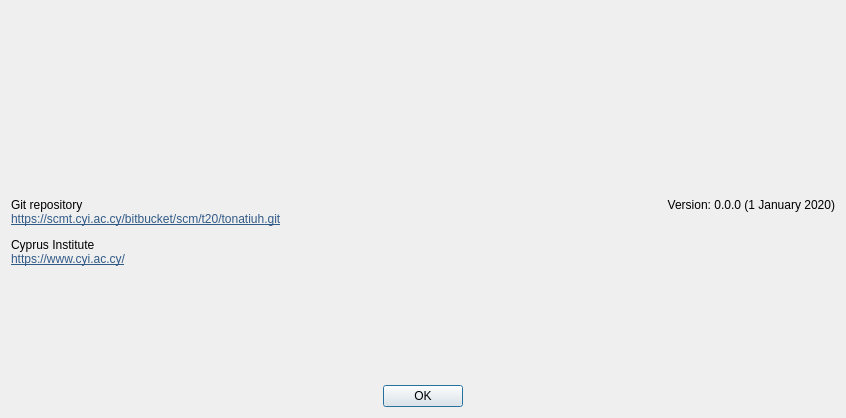
<?xml version="1.0" encoding="UTF-8"?>
<ui version="4.0">
 <class>DialogAbout</class>
 <widget class="QDialog" name="DialogAbout">
  <property name="geometry">
   <rect>
    <x>0</x>
    <y>0</y>
    <width>846</width>
    <height>418</height>
   </rect>
  </property>
  <property name="windowTitle">
   <string>About</string>
  </property>
  <layout class="QVBoxLayout" name="verticalLayout">
   <item>
    <widget class="QLabel" name="label">
     <property name="midLineWidth">
      <number>6</number>
     </property>
     <property name="text">
      <string/>
     </property>
     <property name="pixmap">
      <pixmap resource="../resources.qrc">:/images/about/SplashScreen.png</pixmap>
     </property>
    </widget>
   </item>
   <item>
    <layout class="QHBoxLayout" name="horizontalLayout">
     <item>
      <widget class="QLabel" name="label_links">
       <property name="text">
        <string>&lt;html&gt;&lt;head/&gt;&lt;body&gt;&lt;p&gt;Git repository&lt;br/&gt;&lt;a href=&quot;https://scmt.cyi.ac.cy/bitbucket/scm/t20/tonatiuh.git&quot;&gt;&lt;span style=&quot;color:#305a87;&quot;&gt;https://scmt.cyi.ac.cy/bitbucket/scm/t20/tonatiuh.git&lt;/span&gt;&lt;/a&gt;&lt;/p&gt;&lt;p&gt;Cyprus Institute&lt;br/&gt;&lt;a href=&quot;https://www.cyi.ac.cy/&quot;&gt;&lt;span style=&quot;color:#305a87;&quot;&gt;https://www.cyi.ac.cy/&lt;/span&gt;&lt;/a&gt;&lt;/p&gt;&lt;p&gt;&lt;br/&gt;&lt;/p&gt;&lt;/body&gt;&lt;/html&gt;</string>
       </property>
       <property name="alignment">
        <set>Qt::AlignLeading|Qt::AlignLeft|Qt::AlignTop</set>
       </property>
       <property name="textInteractionFlags">
        <set>Qt::LinksAccessibleByMouse|Qt::TextSelectableByMouse</set>
       </property>
      </widget>
     </item>
     <item>
      <widget class="QLabel" name="label_version">
       <property name="text">
        <string>Version: 0.0.0 (1 January 2020)</string>
       </property>
       <property name="alignment">
        <set>Qt::AlignRight|Qt::AlignTop|Qt::AlignTrailing</set>
       </property>
      </widget>
     </item>
    </layout>
   </item>
   <item>
    <widget class="QDialogButtonBox" name="buttonBox">
     <property name="orientation">
      <enum>Qt::Horizontal</enum>
     </property>
     <property name="standardButtons">
      <set>QDialogButtonBox::Ok</set>
     </property>
     <property name="centerButtons">
      <bool>true</bool>
     </property>
    </widget>
   </item>
  </layout>
 </widget>
 <resources>
  <include location="../resources.qrc"/>
 </resources>
 <connections>
  <connection>
   <sender>buttonBox</sender>
   <signal>accepted()</signal>
   <receiver>DialogAbout</receiver>
   <slot>accept()</slot>
   <hints>
    <hint type="sourcelabel">
     <x>248</x>
     <y>254</y>
    </hint>
    <hint type="destinationlabel">
     <x>157</x>
     <y>274</y>
    </hint>
   </hints>
  </connection>
  <connection>
   <sender>buttonBox</sender>
   <signal>rejected()</signal>
   <receiver>DialogAbout</receiver>
   <slot>reject()</slot>
   <hints>
    <hint type="sourcelabel">
     <x>316</x>
     <y>260</y>
    </hint>
    <hint type="destinationlabel">
     <x>286</x>
     <y>274</y>
    </hint>
   </hints>
  </connection>
 </connections>
</ui>
